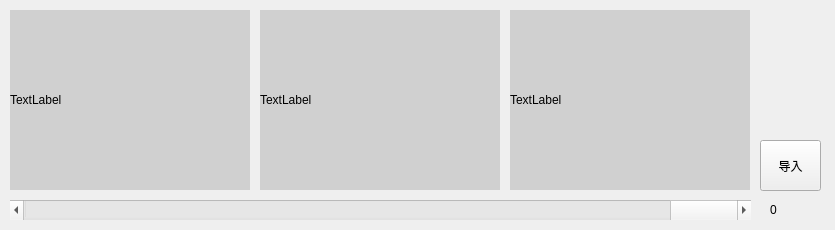
<?xml version="1.0" encoding="UTF-8"?>
<ui version="4.0">
 <class>Widget</class>
 <widget class="QWidget" name="Widget">
  <property name="geometry">
   <rect>
    <x>0</x>
    <y>0</y>
    <width>835</width>
    <height>230</height>
   </rect>
  </property>
  <property name="windowTitle">
   <string>小相册</string>
  </property>
  <widget class="QLabel" name="label">
   <property name="geometry">
    <rect>
     <x>10</x>
     <y>10</y>
     <width>240</width>
     <height>180</height>
    </rect>
   </property>
   <property name="styleSheet">
    <string notr="true">background-color: rgb(208, 208, 208);</string>
   </property>
   <property name="text">
    <string>TextLabel</string>
   </property>
  </widget>
  <widget class="QLabel" name="label_2">
   <property name="geometry">
    <rect>
     <x>260</x>
     <y>10</y>
     <width>240</width>
     <height>180</height>
    </rect>
   </property>
   <property name="styleSheet">
    <string notr="true">background-color: rgb(208, 208, 208);</string>
   </property>
   <property name="text">
    <string>TextLabel</string>
   </property>
  </widget>
  <widget class="QLabel" name="label_3">
   <property name="geometry">
    <rect>
     <x>510</x>
     <y>10</y>
     <width>240</width>
     <height>180</height>
    </rect>
   </property>
   <property name="styleSheet">
    <string notr="true">background-color: rgb(208, 208, 208);</string>
   </property>
   <property name="text">
    <string>TextLabel</string>
   </property>
  </widget>
  <widget class="QScrollBar" name="horizontalScrollBar">
   <property name="geometry">
    <rect>
     <x>10</x>
     <y>200</y>
     <width>741</width>
     <height>20</height>
    </rect>
   </property>
   <property name="minimum">
    <number>1</number>
   </property>
   <property name="value">
    <number>99</number>
   </property>
   <property name="orientation">
    <enum>Qt::Horizontal</enum>
   </property>
  </widget>
  <widget class="QPushButton" name="pushButton">
   <property name="geometry">
    <rect>
     <x>760</x>
     <y>140</y>
     <width>61</width>
     <height>51</height>
    </rect>
   </property>
   <property name="text">
    <string>导入</string>
   </property>
  </widget>
  <widget class="QLabel" name="label_4">
   <property name="geometry">
    <rect>
     <x>770</x>
     <y>200</y>
     <width>41</width>
     <height>20</height>
    </rect>
   </property>
   <property name="text">
    <string>0</string>
   </property>
  </widget>
 </widget>
 <resources/>
 <connections/>
</ui>
